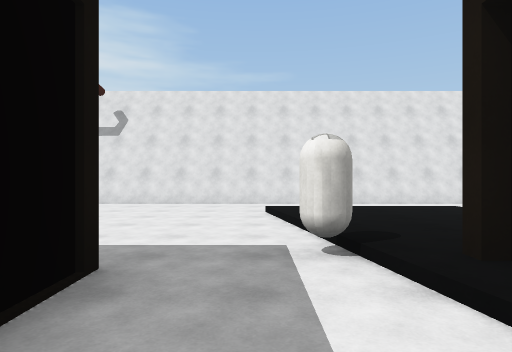
view 1 (above)

14 first-person views from a walk through a Unity game level. The camera is 1.5 m above the floor, looks level and sees 75° across. The floor is counted in squares, 2 m on a side. Each view is taken from the middle of a square. On the plan, view 1 faces up. The plan holds only what a view shows up to about 11 squares ahead; the rest is blank. The player is left out. Surface patterns are stand-ins for the level's own textures.

view 2
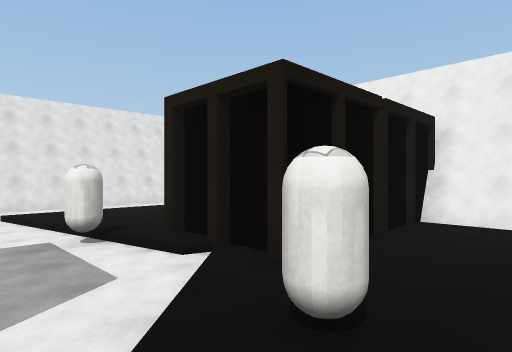

view 3
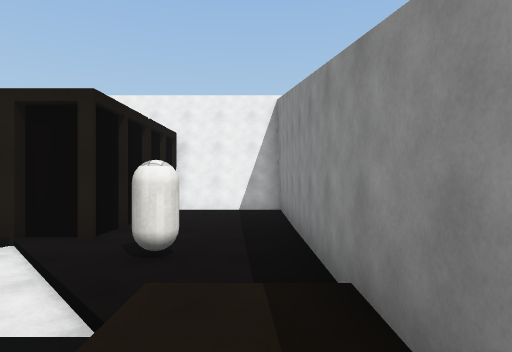

view 4
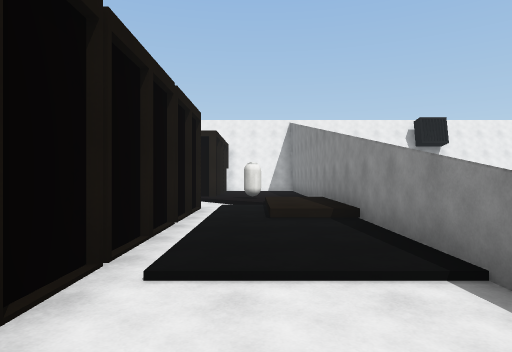

view 5
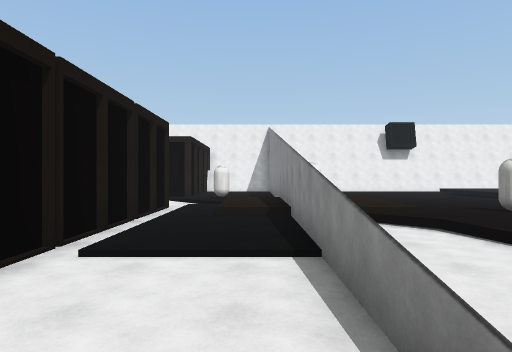

view 6
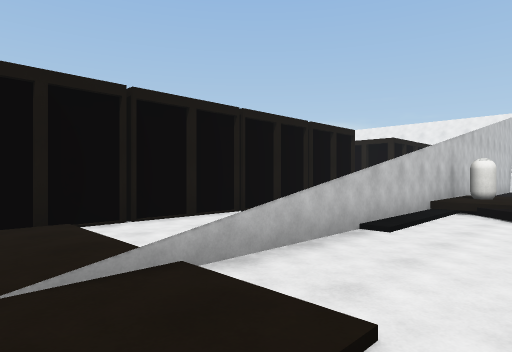

view 7
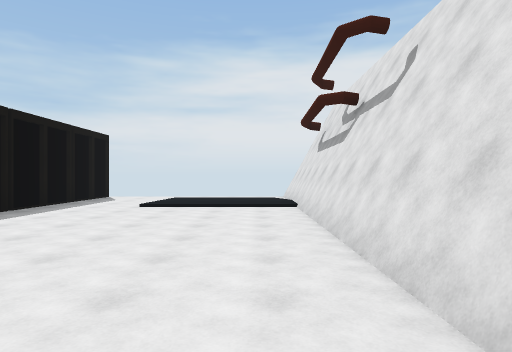

view 8
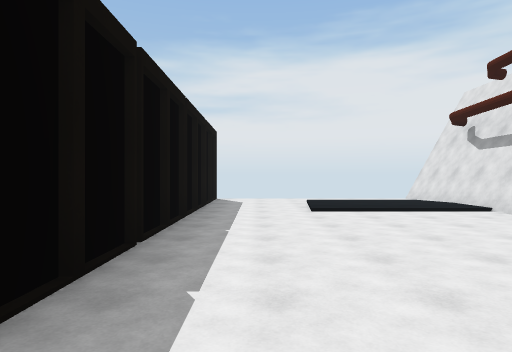

view 9
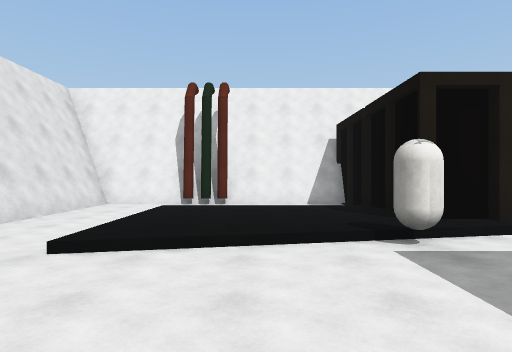

view 10
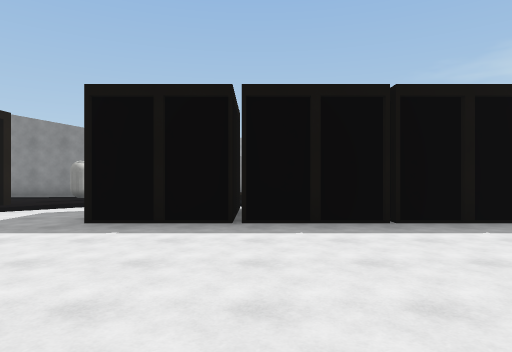

view 11
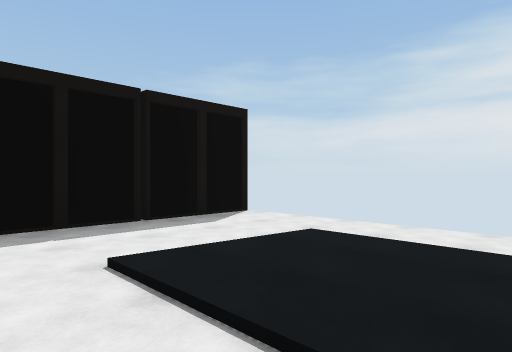

view 12
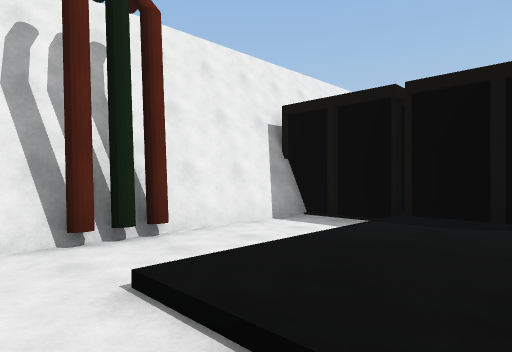

view 13
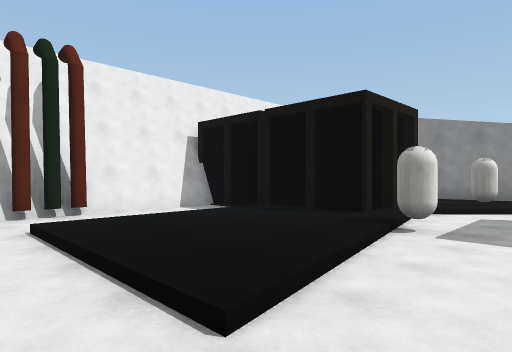

view 14
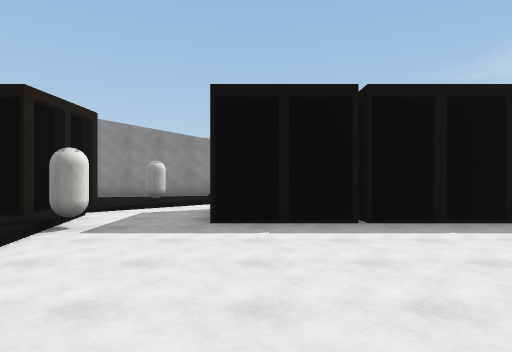

### Floor plan
Key: @ floor where view 1 was taken; # wall or solid block; . main floor; : floor 0.25 m higher than the main floor; + floor 0.5 m higher than the main floor; / step, stairs or slope; = window, fence, low wall or low ledge; C capsule; O other object.
Columns run from 11 left of view 1 to 6 right of it. Each row starts with its distance up from view 1.
  9 ##################
  8 ..::/............#
  7 ..::/....../////.#
  6 ..::/.......:::/.#
  5 ..../.......:::/.#
  4 ............/::/.#
  3 ....O....O..C::/.#
  2 O####O####../O#O##
  1   #    #  ../##  #
  0  /..O////O/@:::::#
 -1 ::...:::///:C::::#
 -2 ::...:::+++::::::#
 -3 ::==##############
 -4 ::...../+++
 -5 . ..///////
 -6       :::::::
 -7        C:::::
 -8          ::::
 -9            ::

Where each view was taken, in squares from view 1:
view 1: 0 up, 0 right, facing up
view 2: 2 down, 1 left, facing up-right
view 3: 2 down, 3 left, facing right
view 4: 1 down, 9 left, facing right
view 5: 2 down, 10 left, facing right
view 6: 5 down, 11 left, facing up-right
view 7: 8 up, 1 right, facing left
view 8: 4 up, 0 right, facing left
view 9: 5 up, 3 left, facing right
view 10: 8 up, 4 left, facing down
view 11: 8 up, 6 left, facing down-left
view 12: 8 up, 2 right, facing down-right
view 13: 8 up, 1 left, facing down-right
view 14: 8 up, 2 left, facing down
